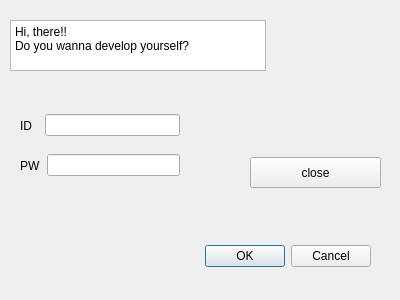
<?xml version="1.0" encoding="UTF-8"?>
<ui version="4.0">
 <class>Dialog</class>
 <widget class="QDialog" name="Dialog">
  <property name="geometry">
   <rect>
    <x>0</x>
    <y>0</y>
    <width>400</width>
    <height>300</height>
   </rect>
  </property>
  <property name="windowTitle">
   <string>Dialog</string>
  </property>
  <widget class="QDialogButtonBox" name="buttonBox">
   <property name="geometry">
    <rect>
     <x>30</x>
     <y>240</y>
     <width>341</width>
     <height>32</height>
    </rect>
   </property>
   <property name="orientation">
    <enum>Qt::Horizontal</enum>
   </property>
   <property name="standardButtons">
    <set>QDialogButtonBox::Cancel|QDialogButtonBox::Ok</set>
   </property>
  </widget>
  <widget class="QTextBrowser" name="textBrowser">
   <property name="geometry">
    <rect>
     <x>10</x>
     <y>20</y>
     <width>256</width>
     <height>51</height>
    </rect>
   </property>
   <property name="html">
    <string>&lt;!DOCTYPE HTML PUBLIC &quot;-//W3C//DTD HTML 4.0//EN&quot; &quot;http://www.w3.org/TR/REC-html40/strict.dtd&quot;&gt;
&lt;html&gt;&lt;head&gt;&lt;meta name=&quot;qrichtext&quot; content=&quot;1&quot; /&gt;&lt;style type=&quot;text/css&quot;&gt;
p, li { white-space: pre-wrap; }
&lt;/style&gt;&lt;/head&gt;&lt;body style=&quot; font-family:'Gulim'; font-size:9pt; font-weight:400; font-style:normal;&quot;&gt;
&lt;p style=&quot; margin-top:0px; margin-bottom:0px; margin-left:0px; margin-right:0px; -qt-block-indent:0; text-indent:0px;&quot;&gt;Hi, there!!&lt;/p&gt;
&lt;p style=&quot; margin-top:0px; margin-bottom:0px; margin-left:0px; margin-right:0px; -qt-block-indent:0; text-indent:0px;&quot;&gt;Do you wanna develop yourself?&lt;/p&gt;&lt;/body&gt;&lt;/html&gt;</string>
   </property>
  </widget>
  <widget class="QPushButton" name="pushButton">
   <property name="geometry">
    <rect>
     <x>250</x>
     <y>157</y>
     <width>131</width>
     <height>31</height>
    </rect>
   </property>
   <property name="text">
    <string>close</string>
   </property>
  </widget>
  <widget class="QWidget" name="horizontalLayoutWidget">
   <property name="geometry">
    <rect>
     <x>20</x>
     <y>110</y>
     <width>160</width>
     <height>31</height>
    </rect>
   </property>
   <layout class="QHBoxLayout" name="horizontalLayout">
    <item>
     <widget class="QLabel" name="label">
      <property name="text">
       <string>ID  </string>
      </property>
     </widget>
    </item>
    <item>
     <widget class="QLineEdit" name="lineEdit"/>
    </item>
   </layout>
  </widget>
  <widget class="QWidget" name="horizontalLayoutWidget_2">
   <property name="geometry">
    <rect>
     <x>20</x>
     <y>150</y>
     <width>160</width>
     <height>31</height>
    </rect>
   </property>
   <layout class="QHBoxLayout" name="horizontalLayout_2">
    <item>
     <widget class="QLabel" name="label_2">
      <property name="text">
       <string>PW</string>
      </property>
     </widget>
    </item>
    <item>
     <widget class="QLineEdit" name="lineEdit_2"/>
    </item>
   </layout>
  </widget>
 </widget>
 <resources/>
 <connections>
  <connection>
   <sender>buttonBox</sender>
   <signal>accepted()</signal>
   <receiver>Dialog</receiver>
   <slot>accept()</slot>
   <hints>
    <hint type="sourcelabel">
     <x>248</x>
     <y>254</y>
    </hint>
    <hint type="destinationlabel">
     <x>157</x>
     <y>274</y>
    </hint>
   </hints>
  </connection>
  <connection>
   <sender>buttonBox</sender>
   <signal>rejected()</signal>
   <receiver>Dialog</receiver>
   <slot>reject()</slot>
   <hints>
    <hint type="sourcelabel">
     <x>316</x>
     <y>260</y>
    </hint>
    <hint type="destinationlabel">
     <x>286</x>
     <y>274</y>
    </hint>
   </hints>
  </connection>
 </connections>
</ui>
